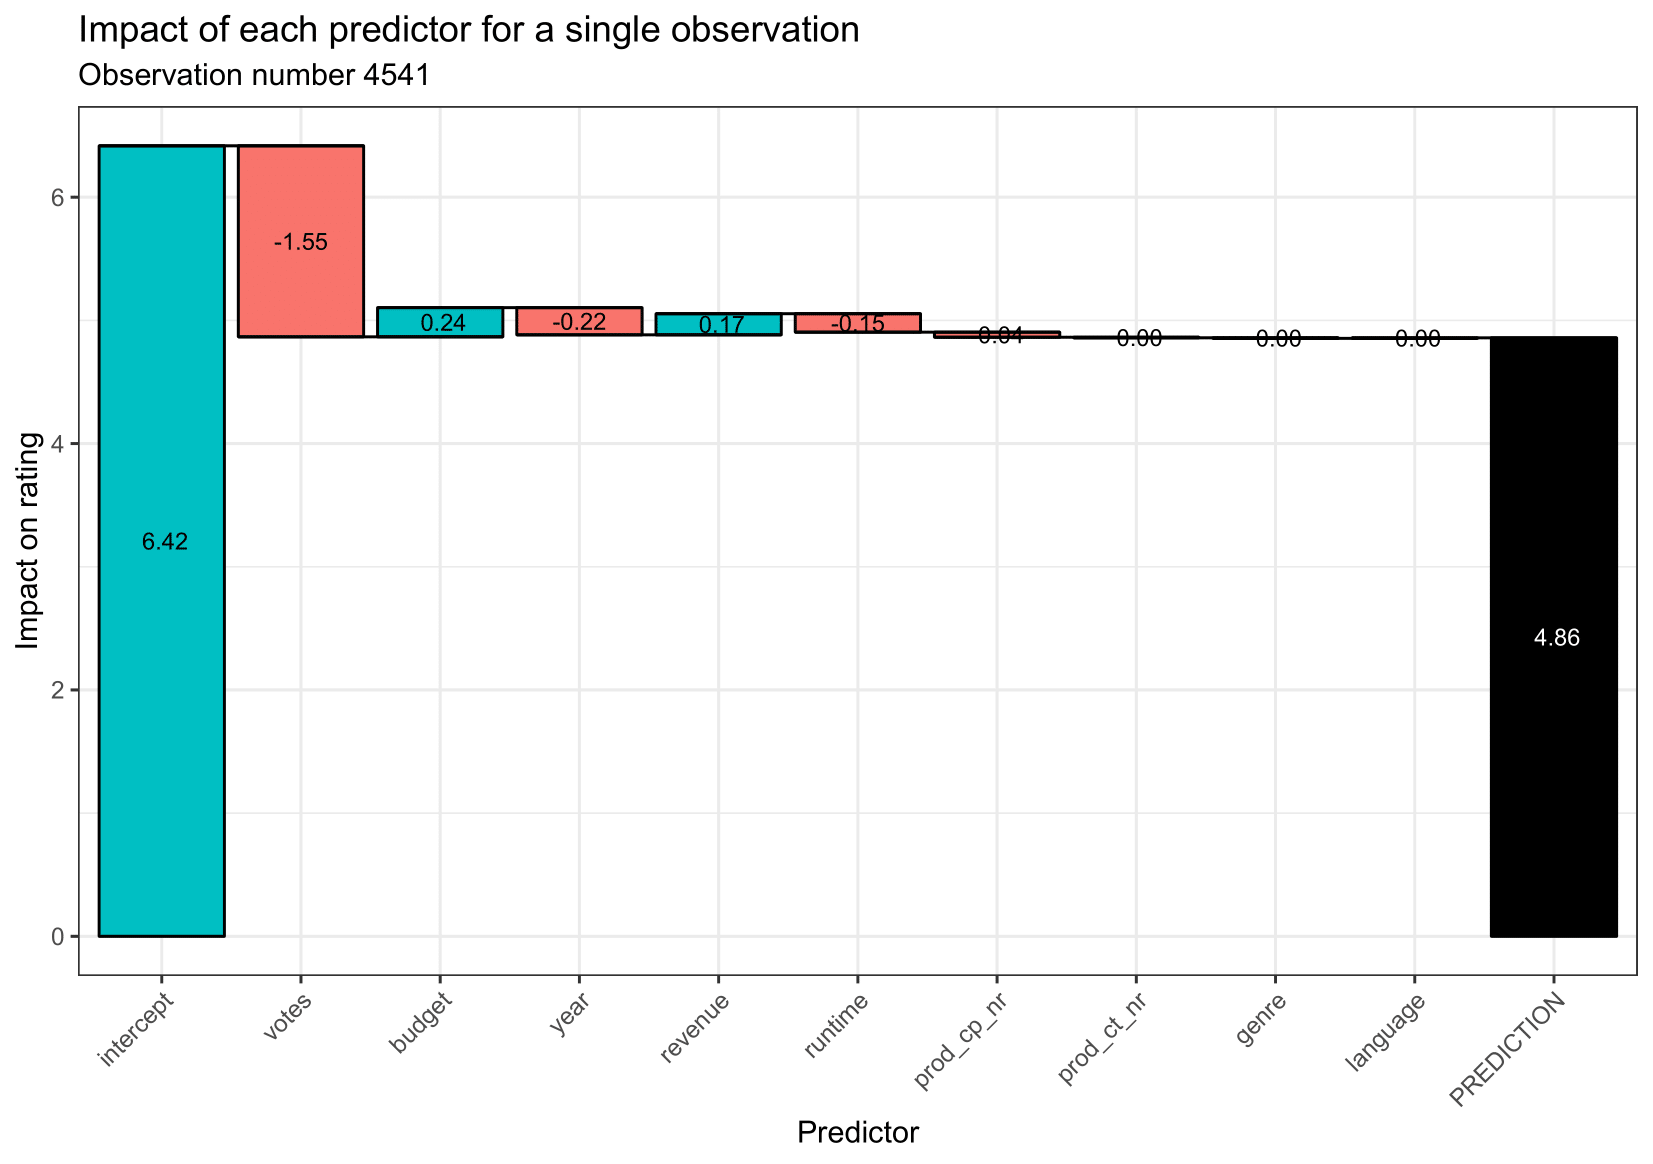

Write the R code that produced this figure.
detach("package:skimr", unload = TRUE)
library(xgboost)
library(tibble)
library(stringr)
library(ggplot2)

# Make matrices for training and data to be plotted using a single observation
training_xgb <- xgb.DMatrix(x, label = y)
test_xgb <- xgb.DMatrix(x[which.min(y), , drop = FALSE])

# Train XGBoost model using the same hyperparameters as caret
set.seed(123)
xgb_explain <- xgboost(data = xgb.DMatrix(x, label = y), 
                       nround = xgb$bestTune$nrounds,
                       max_depth = xgb$bestTune$max_depth, 
                       eta = xgb$bestTune$eta,
                       gamma = xgb$bestTune$gamma,
                       colsample_bytree = xgb$bestTune$colsample_bytree,
                       min_child_weight = xgb$bestTune$min_child_weight,
                       subsample = xgb$bestTune$subsample,
                       verbose = FALSE)

# Obtain impacts of predictors
impacts <- predict(xgb_explain, test_xgb, predcontrib = TRUE)

# Transform coefficients to tibble
coefs <- impacts %>%
  as.data.frame() %>%
  t() %>%
  as.data.frame() %>%
  rownames_to_column() %>% 
  rename(Predictor = 1,
         value = 2)

# Calculate average impact of languages and rating
languages <- coefs %>% 
  filter(str_detect(Predictor, "language")) %>% 
  select(value) %>% 
  colMeans()

genres <- coefs %>% 
  filter(str_detect(Predictor, "1")) %>% 
  select(value) %>% 
  colMeans()

# Combine impact of languages and rating
combined_coefs <- coefs %>% 
  filter(!str_detect(Predictor, "language"),
         !str_detect(Predictor, "1"),
         !str_detect(Predictor, "Intercept")) %>% 
  mutate(Predictor = str_replace(Predictor, "BIAS", "intercept")) %>% 
  add_row(Predictor = c("language", "genre"),
          value = c(languages, genres)) %>% 
  arrange(-abs(value))

# Transform for plotting
to_plot <- combined_coefs %>% 
  mutate(id = seq_along(Predictor),
         color = ifelse(value < 0, "#F8766D", "#00BFC4"),
         end = c(head(cumsum(value), -1), sum(value)),
         text_color = "black") %>% 
  mutate(start = c(0, head(end, -1))) %>% 
  add_row(id = max(.$id) + 1,
          Predictor = "PREDICTION",
          value = sum(.$value),
          color = "black",
          text_color = "white",
          start = sum(.$value),
          end = 0) %>% 
  select(id, Predictor, value, color, text_color, start, end) %>% 
  mutate(Predictor = reorder(Predictor, id))

# Plot waterfall chart of single prediction
p3 <- ggplot(to_plot, aes(x = Predictor,
                     xmin = id - 0.45,
                     xmax = id + 0.45,
                     ymin = end,
                     ymax = start)) +
  geom_rect(color = "black",
            fill = to_plot$color) +
  geom_segment(aes(x = id - 0.45,
                   xend = id + 1.45,
                   y = end,
                   yend = end),
               data = head(to_plot, -1)) +
  geom_text(aes(x = id,
                y = start + (end - start) / 2,
                label = format(round(value, 2), nsmall = 2)),
            size = 3,
            color = to_plot$text_color) +
  ylab("Impact on rating") +
  ggtitle("Impact of each predictor for a single observation",
          subtitle = paste("Observation number", which.min(y))) +
  theme_bw() +
  theme(axis.text.x = element_text(angle = 45, hjust = 1),
        legend.position = "none")

# Plot
p3
